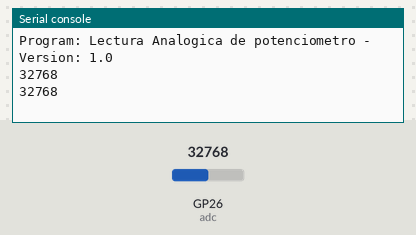
The program below on a simulated Raspberry Pi Pico running MicroPython. Shown: the last lines printed to the serial console. The inputs (shaded band) are chosen by the test bench; at power-on: GP26 (adc) = 32768 (analog values on the 0–65535 scale).

Above: at 1.2 s.
1.3 s: GP26 (adc) set to 45874
At 2.5 s:
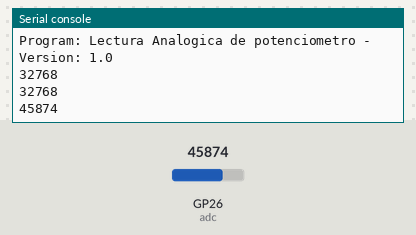
2.8 s: GP26 (adc) set to 57670
At 3.8 s:
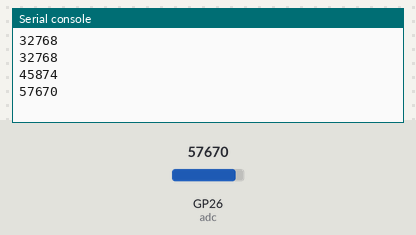
Timing chart, 0 to 5.8 s (numbered marks = the images above; inputs shaded):
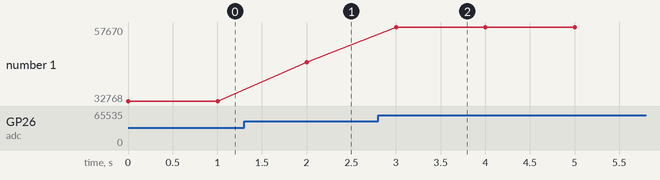

Measured:
- after the input at 1.3 s, the serial console: prints a new line after 0.70 s (image 1)
- after the input at 2.8 s, the serial console: prints a new line after 0.20 s (image 2)
- plotted number 1: 32768 → 45874 after the input at 1.3 s, 45874 → 57670 after the input at 2.8 s

The program:

R_2425CL3_ADCSimple_v1_0.py
```python
# (licence header left out)
from machine import Pin, ADC
from utime import sleep
from os import uname

# Informative block - start
p_keyOhw = "Potenciometro en ADC0 - GPIO26"
p_project = "Lectura Analogica de potenciometro"
p_version = "1.0"
print(f"uPython version: {uname()[3]} ")
print(f"uC: {uname()[4]} - Key other HW : {p_keyOhw}")
print(f"Program: {p_project} - Version: {p_version}")

adc = ADC(Pin(26))

while True:
    print(adc.read_u16())
    sleep(1)
```
